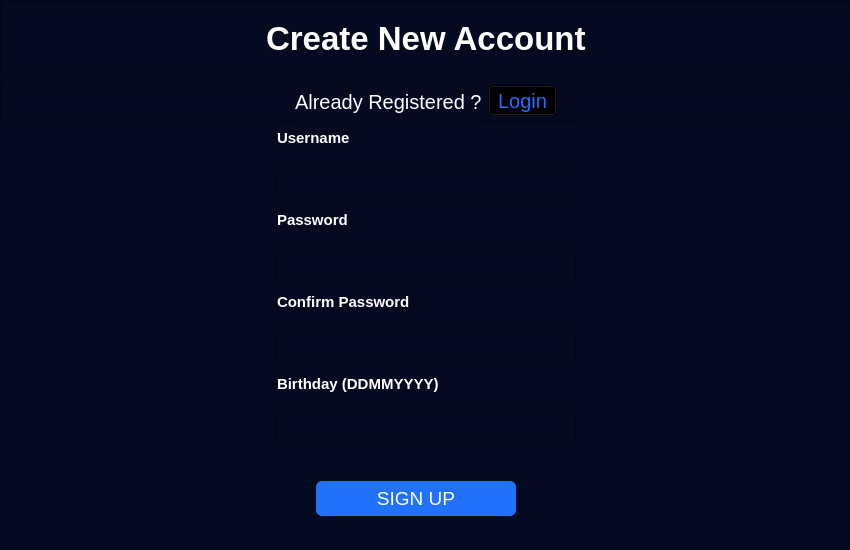
     <widget class="QWidget" name="SignUp_Page">
      <layout class="QHBoxLayout" name="horizontalLayout_4">
       <property name="spacing">
        <number>0</number>
       </property>
       <property name="leftMargin">
        <number>0</number>
       </property>
       <property name="topMargin">
        <number>0</number>
       </property>
       <property name="rightMargin">
        <number>0</number>
       </property>
       <property name="bottomMargin">
        <number>0</number>
       </property>
       <item>
        <widget class="QFrame" name="background_2">
         <property name="sizePolicy">
          <sizepolicy hsizetype="Fixed" vsizetype="Fixed">
           <horstretch>0</horstretch>
           <verstretch>0</verstretch>
          </sizepolicy>
         </property>
         <property name="minimumSize">
          <size>
           <width>850</width>
           <height>550</height>
          </size>
         </property>
         <property name="styleSheet">
          <string notr="true">background-color:rgba(4,10,32,255);</string>
         </property>
         <property name="frameShape">
          <enum>QFrame::StyledPanel</enum>
         </property>
         <property name="frameShadow">
          <enum>QFrame::Raised</enum>
         </property>
         <widget class="QFrame" name="frame_7">
          <property name="geometry">
           <rect>
            <x>1</x>
            <y>1</y>
            <width>850</width>
            <height>75</height>
           </rect>
          </property>
          <property name="minimumSize">
           <size>
            <width>850</width>
            <height>75</height>
           </size>
          </property>
          <property name="maximumSize">
           <size>
            <width>850</width>
            <height>80</height>
           </size>
          </property>
          <property name="frameShape">
           <enum>QFrame::StyledPanel</enum>
          </property>
          <property name="frameShadow">
           <enum>QFrame::Raised</enum>
          </property>
          <layout class="QHBoxLayout" name="horizontalLayout_6">
           <property name="spacing">
            <number>1</number>
           </property>
           <property name="leftMargin">
            <number>0</number>
           </property>
           <property name="topMargin">
            <number>0</number>
           </property>
           <property name="rightMargin">
            <number>0</number>
           </property>
           <property name="bottomMargin">
            <number>0</number>
           </property>
           <item alignment="Qt::AlignHCenter">
            <widget class="QLabel" name="label_15">
             <property name="minimumSize">
              <size>
               <width>0</width>
               <height>0</height>
              </size>
             </property>
             <property name="maximumSize">
              <size>
               <width>16777215</width>
               <height>16777215</height>
              </size>
             </property>
             <property name="font">
              <font>
               <family>Segoe UI</family>
               <pointsize>25</pointsize>
               <weight>75</weight>
               <bold>true</bold>
              </font>
             </property>
             <property name="styleSheet">
              <string notr="true">color :rgb(255,255,255);

</string>
             </property>
             <property name="text">
              <string>Create New Account</string>
             </property>
            </widget>
           </item>
          </layout>
         </widget>
         <widget class="QFrame" name="frame_8">
          <property name="geometry">
           <rect>
            <x>1</x>
            <y>81</y>
            <width>850</width>
            <height>40</height>
           </rect>
          </property>
          <property name="maximumSize">
           <size>
            <width>16777215</width>
            <height>40</height>
           </size>
          </property>
          <property name="frameShape">
           <enum>QFrame::StyledPanel</enum>
          </property>
          <property name="frameShadow">
           <enum>QFrame::Raised</enum>
          </property>
          <layout class="QHBoxLayout" name="horizontalLayout_7">
           <property name="leftMargin">
            <number>0</number>
           </property>
           <property name="topMargin">
            <number>0</number>
           </property>
           <property name="rightMargin">
            <number>0</number>
           </property>
           <property name="bottomMargin">
            <number>0</number>
           </property>
           <item>
            <spacer name="horizontalSpacer_5">
             <property name="orientation">
              <enum>Qt::Horizontal</enum>
             </property>
             <property name="sizeHint" stdset="0">
              <size>
               <width>40</width>
               <height>20</height>
              </size>
             </property>
            </spacer>
           </item>
           <item>
            <widget class="QLabel" name="label_16">
             <property name="minimumSize">
              <size>
               <width>0</width>
               <height>40</height>
              </size>
             </property>
             <property name="maximumSize">
              <size>
               <width>16777215</width>
               <height>40</height>
              </size>
             </property>
             <property name="font">
              <font>
               <family>Segoe UI</family>
               <pointsize>15</pointsize>
              </font>
             </property>
             <property name="styleSheet">
              <string notr="true">color :rgb(255,255,255);
</string>
             </property>
             <property name="text">
              <string>Already Registered ?</string>
             </property>
            </widget>
           </item>
           <item>
            <widget class="QToolButton" name="toolButton_4">
             <property name="font">
              <font>
               <family>Segoe UI</family>
               <pointsize>15</pointsize>
              </font>
             </property>
             <property name="toolTip">
              <string>Log in to your account here</string>
             </property>
             <property name="styleSheet">
              <string notr="true">background: transparent;
color :rgba(32,114,250,255);</string>
             </property>
             <property name="text">
              <string>Login</string>
             </property>
            </widget>
           </item>
           <item>
            <spacer name="horizontalSpacer_6">
             <property name="orientation">
              <enum>Qt::Horizontal</enum>
             </property>
             <property name="sizeHint" stdset="0">
              <size>
               <width>40</width>
               <height>20</height>
              </size>
             </property>
            </spacer>
           </item>
          </layout>
         </widget>
         <widget class="QFrame" name="frame_9">
          <property name="geometry">
           <rect>
            <x>276</x>
            <y>121</y>
            <width>300</width>
            <height>428</height>
           </rect>
          </property>
          <property name="minimumSize">
           <size>
            <width>300</width>
            <height>0</height>
           </size>
          </property>
          <property name="maximumSize">
           <size>
            <width>300</width>
            <height>16777215</height>
           </size>
          </property>
          <property name="frameShape">
           <enum>QFrame::StyledPanel</enum>
          </property>
          <property name="frameShadow">
           <enum>QFrame::Raised</enum>
          </property>
          <widget class="QLabel" name="label_18">
           <property name="geometry">
            <rect>
             <x>1</x>
             <y>2</y>
             <width>300</width>
             <height>30</height>
            </rect>
           </property>
           <property name="minimumSize">
            <size>
             <width>300</width>
             <height>30</height>
            </size>
           </property>
           <property name="maximumSize">
            <size>
             <width>16777215</width>
             <height>40</height>
            </size>
           </property>
           <property name="font">
            <font>
             <family>Segoe UI</family>
             <pointsize>11</pointsize>
             <weight>75</weight>
             <bold>true</bold>
            </font>
           </property>
           <property name="styleSheet">
            <string notr="true">color :rgb(255,255,255);
</string>
           </property>
           <property name="text">
            <string>Username</string>
           </property>
          </widget>
          <widget class="QLineEdit" name="lineEdit_3">
           <property name="geometry">
            <rect>
             <x>1</x>
             <y>48</y>
             <width>299</width>
             <height>30</height>
            </rect>
           </property>
           <property name="minimumSize">
            <size>
             <width>0</width>
             <height>30</height>
            </size>
           </property>
           <property name="font">
            <font>
             <family>Segoe UI</family>
            </font>
           </property>
           <property name="styleSheet">
            <string notr="true">color :rgb(255,255,255);
</string>
           </property>
          </widget>
          <widget class="QLabel" name="label_19">
           <property name="geometry">
            <rect>
             <x>1</x>
             <y>84</y>
             <width>80</width>
             <height>30</height>
            </rect>
           </property>
           <property name="minimumSize">
            <size>
             <width>0</width>
             <height>30</height>
            </size>
           </property>
           <property name="maximumSize">
            <size>
             <width>16777215</width>
             <height>40</height>
            </size>
           </property>
           <property name="font">
            <font>
             <family>Segoe UI</family>
             <pointsize>11</pointsize>
             <weight>75</weight>
             <bold>true</bold>
            </font>
           </property>
           <property name="styleSheet">
            <string notr="true">color :rgb(255,255,255);
</string>
           </property>
           <property name="text">
            <string>Password</string>
           </property>
          </widget>
          <widget class="QLineEdit" name="lineEdit_4">
           <property name="geometry">
            <rect>
             <x>1</x>
             <y>130</y>
             <width>298</width>
             <height>30</height>
            </rect>
           </property>
           <property name="minimumSize">
            <size>
             <width>0</width>
             <height>30</height>
            </size>
           </property>
           <property name="font">
            <font>
             <family>Segoe UI</family>
            </font>
           </property>
           <property name="styleSheet">
            <string notr="true">color :rgb(255,255,255);
</string>
           </property>
           <property name="echoMode">
            <enum>QLineEdit::Password</enum>
           </property>
          </widget>
          <widget class="QLabel" name="label_20">
           <property name="geometry">
            <rect>
             <x>1</x>
             <y>166</y>
             <width>153</width>
             <height>30</height>
            </rect>
           </property>
           <property name="minimumSize">
            <size>
             <width>0</width>
             <height>30</height>
            </size>
           </property>
           <property name="maximumSize">
            <size>
             <width>16777215</width>
             <height>40</height>
            </size>
           </property>
           <property name="font">
            <font>
             <family>Segoe UI</family>
             <pointsize>11</pointsize>
             <weight>75</weight>
             <bold>true</bold>
            </font>
           </property>
           <property name="styleSheet">
            <string notr="true">color :rgb(255,255,255);
</string>
           </property>
           <property name="text">
            <string>Confirm Password</string>
           </property>
          </widget>
          <widget class="QLineEdit" name="lineEdit_5">
           <property name="enabled">
            <bool>true</bool>
           </property>
           <property name="geometry">
            <rect>
             <x>1</x>
             <y>212</y>
             <width>298</width>
             <height>30</height>
            </rect>
           </property>
           <property name="minimumSize">
            <size>
             <width>0</width>
             <height>30</height>
            </size>
           </property>
           <property name="font">
            <font>
             <family>Segoe UI</family>
            </font>
           </property>
           <property name="focusPolicy">
            <enum>Qt::StrongFocus</enum>
           </property>
           <property name="styleSheet">
            <string notr="true">color :rgb(255,255,255);
</string>
           </property>
           <property name="echoMode">
            <enum>QLineEdit::Password</enum>
           </property>
          </widget>
          <widget class="QLabel" name="label_21">
           <property name="geometry">
            <rect>
             <x>1</x>
             <y>248</y>
             <width>197</width>
             <height>30</height>
            </rect>
           </property>
           <property name="minimumSize">
            <size>
             <width>0</width>
             <height>30</height>
            </size>
           </property>
           <property name="maximumSize">
            <size>
             <width>16777215</width>
             <height>40</height>
            </size>
           </property>
           <property name="font">
            <font>
             <family>Segoe UI</family>
             <pointsize>11</pointsize>
             <weight>75</weight>
             <bold>true</bold>
            </font>
           </property>
           <property name="styleSheet">
            <string notr="true">color :rgb(255,255,255);
</string>
           </property>
           <property name="text">
            <string>Birthday (DDMMYYYY)</string>
           </property>
          </widget>
          <widget class="QLineEdit" name="lineEdit_6">
           <property name="geometry">
            <rect>
             <x>1</x>
             <y>294</y>
             <width>298</width>
             <height>30</height>
            </rect>
           </property>
           <property name="minimumSize">
            <size>
             <width>0</width>
             <height>30</height>
            </size>
           </property>
           <property name="font">
            <font>
             <family>Segoe UI</family>
            </font>
           </property>
           <property name="styleSheet">
            <string notr="true">color :rgb(255,255,255);
</string>
           </property>
          </widget>
          <widget class="QToolButton" name="toolButton_2">
           <property name="geometry">
            <rect>
             <x>40</x>
             <y>360</y>
             <width>200</width>
             <height>35</height>
            </rect>
           </property>
           <property name="minimumSize">
            <size>
             <width>200</width>
             <height>35</height>
            </size>
           </property>
           <property name="font">
            <font>
             <family>Segoe UI</family>
             <pointsize>14</pointsize>
            </font>
           </property>
           <property name="focusPolicy">
            <enum>Qt::StrongFocus</enum>
           </property>
           <property name="styleSheet">
            <string notr="true">border-radius:6px;
background-color:rgba(32,114,250,255);
color :rgb(255,255,255);



</string>
           </property>
           <property name="text">
            <string>SIGN UP</string>
           </property>
          </widget>
         </widget>
        </widget>
       </item>
      </layout>
     </widget>
